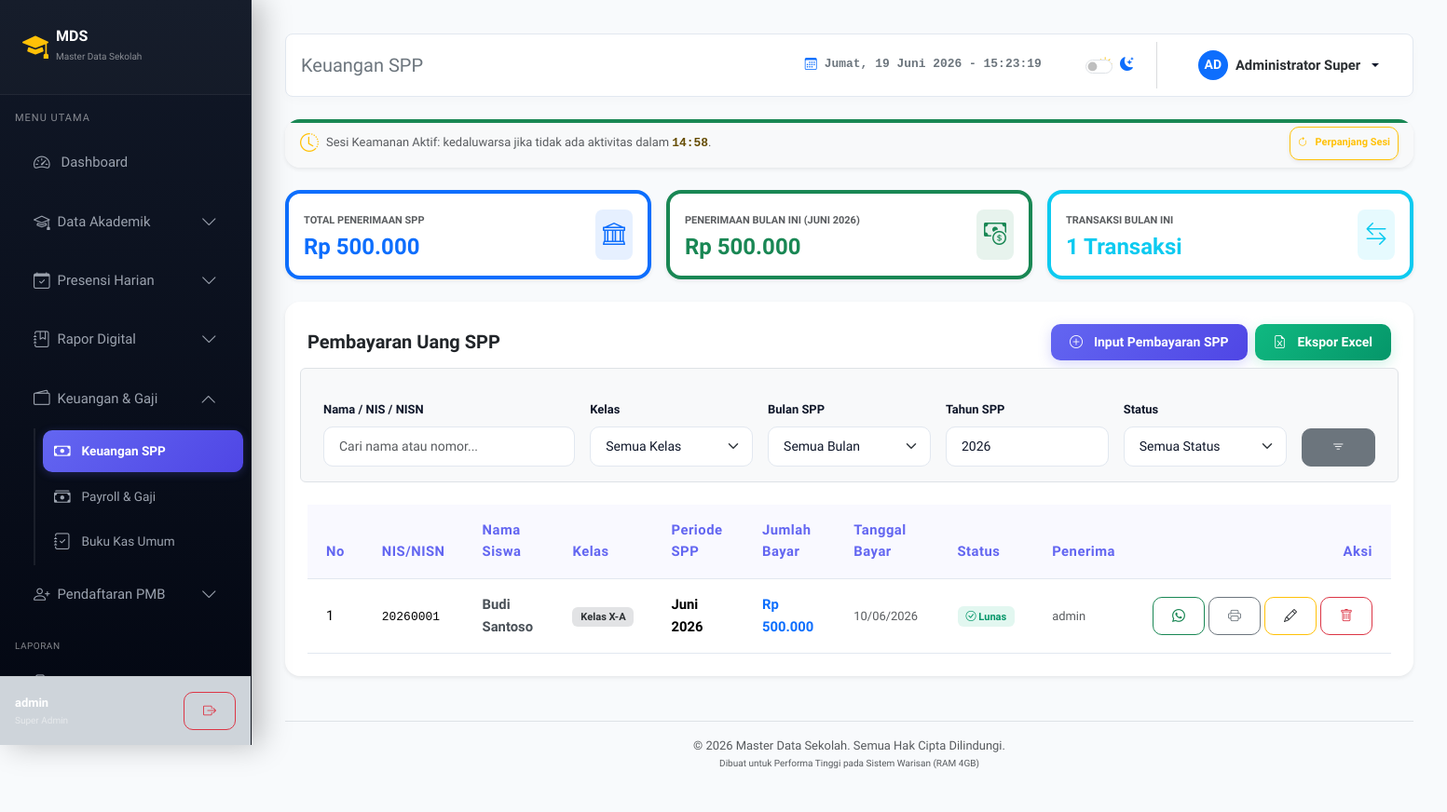
/spp/index.php (signed in), run on the app's committed database.
### tables this page shows
CREATE TABLE IF NOT EXISTS `spp_pembayaran` (
  `id` INT AUTO_INCREMENT PRIMARY KEY,
  `siswa_id` INT NOT NULL,
  `bulan` INT NOT NULL,
  `tahun` INT NOT NULL,
  `jumlah_bayar` DECIMAL(12,2) NOT NULL DEFAULT 0.00,
  `tanggal_bayar` DATE NOT NULL,
  `status_bayar` ENUM('Belum Lunas', 'Lunas') NOT NULL DEFAULT 'Belum Lunas',
  `penerima_oleh` VARCHAR(100) DEFAULT NULL,
  `catatan` TEXT DEFAULT NULL,
  `invoice_token` VARCHAR(64) UNIQUE DEFAULT NULL,
  `created_at` TIMESTAMP DEFAULT CURRENT_TIMESTAMP,
  FOREIGN KEY (`siswa_id`) REFERENCES `siswa`(`id`) ON DELETE CASCADE,
  UNIQUE KEY `idx_siswa_spp_periode` (`siswa_id`, `bulan`, `tahun`)
);

CREATE TABLE IF NOT EXISTS `siswa` (
  `id` INT AUTO_INCREMENT PRIMARY KEY,
  `nis` VARCHAR(20) NOT NULL UNIQUE,
  `nisn` VARCHAR(20) NOT NULL UNIQUE,
  `nama` VARCHAR(100) NOT NULL,
  `jenis_kelamin` ENUM('L', 'P') NOT NULL,
  `tempat_lahir` VARCHAR(50) NOT NULL,
  `tanggal_lahir` DATE NOT NULL,
  `alamat` TEXT NOT NULL,
  `agama` VARCHAR(30) NOT NULL,
  `kelas_id` INT DEFAULT NULL,
  `tahun_masuk` INT NOT NULL,
  `no_hp` VARCHAR(20) NOT NULL,
  `email` VARCHAR(100) NOT NULL,
  `nama_ayah` VARCHAR(100) NOT NULL,
  `nama_ibu` VARCHAR(100) NOT NULL,
  `pekerjaan_ayah` VARCHAR(100) DEFAULT NULL,
  `pekerjaan_ibu` VARCHAR(100) DEFAULT NULL,
  `no_hp_ortu` VARCHAR(20) DEFAULT NULL,
  `alamat_ortu` TEXT DEFAULT NULL,
  `nik_ayah` VARCHAR(20) DEFAULT NULL,
  `nik_ibu` VARCHAR(20) DEFAULT NULL,
  `foto` VARCHAR(255) DEFAULT NULL,
  `created_at` TIMESTAMP DEFAULT CURRENT_TIMESTAMP,
  FOREIGN KEY (`kelas_id`) REFERENCES `kelas`(`id`) ON DELETE SET NULL ON UPDATE CASCADE
);

CREATE TABLE IF NOT EXISTS `kelas` (
  `id` INT AUTO_INCREMENT PRIMARY KEY,
  `nama_kelas` VARCHAR(50) NOT NULL UNIQUE,
  `tarif_spp` DECIMAL(12,2) NOT NULL DEFAULT 500000.00
);

### includes/auth_check.php (called while the page is built, shortened)
<?php
function hasPermission($allowedRoles) {
    return in_array($_SESSION['role'], $allowedRoles);
}
?>

### config/db.php (called while the page is built, shortened)
<?php
$app_key = $_ENV['APP_KEY'] ?? 'default_secret_key_123456789012';
function encryptId($id) {
    global $app_key;
    $iv = substr(hash('sha256', $app_key), 0, 16);
    $encrypted = openssl_encrypt((string)$id, 'AES-128-CBC', $app_key, OPENSSL_RAW_DATA, $iv);
    return bin2hex($encrypted);
}
?>

### spp/index.php (the view, shortened to what this page needs)
<?php
$path_prefix = '../';
require_once $path_prefix . 'config/db.php';
require_once $path_prefix . 'includes/auth_check.php';
$is_admin_or_op = hasPermission(['super_admin', 'operator']);
$search = trim($_GET['search'] ?? '');
$kelas_id = $_GET['kelas_id'] ?? '';
$bulan = $_GET['bulan'] ?? '';
$tahun = $_GET['tahun'] ?? date('Y');
$status = $_GET['status'] ?? '';
$query = "
    SELECT s.id AS spp_id, s.bulan, s.tahun, s.jumlah_bayar, s.tanggal_bayar, s.status_bayar, s.penerima_oleh, s.catatan, s.invoice_token,
           sw.nama AS nama_siswa, sw.nis, sw.nisn, sw.no_hp, sw.no_hp_ortu, k.nama_kelas, k.tarif_spp
    FROM spp_pembayaran s
    JOIN siswa sw ON s.siswa_id = sw.id
    LEFT JOIN kelas k ON sw.kelas_id = k.id
    WHERE 1=1
";
$params = [];
if (!empty($tahun)) {
    $query .= " AND s.tahun = ?";
    $params[] = (int)$tahun;
}
$query .= " ORDER BY s.tanggal_bayar DESC, s.id DESC";
try {
    $stmt = $pdo->prepare($query);
    $stmt->execute($params);
    $payments = $stmt->fetchAll();
    $curr_month = (int)date('m');
    $curr_year = (int)date('Y');
    $stmt_stats = $pdo->prepare("SELECT SUM(jumlah_bayar) AS total FROM spp_pembayaran WHERE status_bayar = 'Lunas'");
    $stmt_stats->execute();
    $total_all_revenue = $stmt_stats->fetch()['total'] ?? 0;
    $stmt_stats_month = $pdo->prepare("SELECT SUM(jumlah_bayar) AS total FROM spp_pembayaran WHERE bulan = ? AND tahun = ? AND status_bayar = 'Lunas'");
    $stmt_stats_month->execute([$curr_month, $curr_year]);
    $total_monthly_revenue = $stmt_stats_month->fetch()['total'] ?? 0;
    $stmt_count_month = $pdo->prepare("SELECT COUNT(*) AS total FROM spp_pembayaran WHERE bulan = ? AND tahun = ?");
    $stmt_count_month->execute([$curr_month, $curr_year]);
    $count_monthly_transactions = $stmt_count_month->fetch()['total'] ?? 0;
    $settings = $pdo->query("SELECT * FROM pengaturan WHERE id = 1")->fetch();
} catch (PDOException $e) {
    $_SESSION['error_message'] = 'Gagal memuat data SPP: ' . $e->getMessage();
    $payments = [];
    $classes = [];
    $total_all_revenue = 0;
    $total_monthly_revenue = 0;
    $count_monthly_transactions = 0;
}
$month_names = [
    1 => 'Januari', 2 => 'Februari', 3 => 'Maret', 4 => 'April', 5 => 'Mei', 6 => 'Juni',
    7 => 'Juli', 8 => 'Agustus', 9 => 'September', 10 => 'Oktober', 11 => 'November', 12 => 'Desember'
];
include $path_prefix . 'includes/header.php';
?>
<div class="row g-3 mb-4">
    <div class="col-12 col-md-4">
        <div class="card stat-card border-start border-primary border-4 shadow-sm">
            <div class="card-body p-3 d-flex align-items-center justify-content-between">
                <div>
                    <span class="text-muted small fw-semibold text-uppercase" style="font-size: 11px;">Total Penerimaan SPP</span>
                    <h4 class="mt-1 mb-0 fw-bold text-primary">Rp <?php echo number_format($total_all_revenue, 0, ',', '.'); ?></h4>
                </div>
                <div class="bg-primary bg-opacity-10 text-primary rounded-3 p-2">
                    <i class="bi bi-bank fs-4"></i>
                </div>
            </div>
        </div>
    </div>
    <div class="col-12 col-md-4">
        <div class="card stat-card border-start border-success border-4 shadow-sm">
            <div class="card-body p-3 d-flex align-items-center justify-content-between">
                <div>
                    <span class="text-muted small fw-semibold text-uppercase" style="font-size: 11px;">Penerimaan Bulan Ini (<?php echo $month_names[$curr_month] . ' ' . $curr_year; ?>)</span>
                    <h4 class="mt-1 mb-0 fw-bold text-success">Rp <?php echo number_format($total_monthly_revenue, 0, ',', '.'); ?></h4>
                </div>
                <div class="bg-success bg-opacity-10 text-success rounded-3 p-2">
                    <i class="bi bi-cash-coin fs-4"></i>
                </div>
            </div>
        </div>
    </div>
    <div class="col-12 col-md-4">
        <div class="card stat-card border-start border-info border-4 shadow-sm">
            <div class="card-body p-3 d-flex align-items-center justify-content-between">
                <div>
                    <span class="text-muted small fw-semibold text-uppercase" style="font-size: 11px;">Transaksi Bulan Ini</span>
                    <h4 class="mt-1 mb-0 fw-bold text-info"><?php echo number_format($count_monthly_transactions); ?> Transaksi</h4>
                </div>
                <div class="bg-info bg-opacity-10 text-info rounded-3 p-2">
                    <i class="bi bi-arrow-left-right fs-4"></i>
                </div>
            </div>
        </div>
    </div>
</div>
<div class="card shadow-sm border-0 mb-4">
    <div class="card-header bg-transparent border-0 pt-4 px-4 pb-0 d-flex flex-column flex-md-row justify-content-between align-items-md-center gap-3">
        <h5 class="fw-bold mb-0">Pembayaran Uang SPP</h5>
        <div class="d-flex gap-2">
            <?php if ($is_admin_or_op): ?>
                <a href="create.php" class="btn btn-primary btn-sm fw-bold"><i class="bi bi-plus-circle me-1"></i> Input Pembayaran SPP</a>
            <?php endif; ?>
            <a href="export_excel.php?search=<?php echo urlencode($search); ?>&kelas_id=<?php echo urlencode($kelas_id); ?>&bulan=<?php echo urlencode($bulan); ?>&tahun=<?php echo urlencode($tahun); ?>&status=<?php echo urlencode($status); ?>" class="btn btn-success btn-sm fw-bold"><i class="bi bi-file-earmark-excel me-1"></i> Ekspor Excel</a>
        </div>
    </div>
    <div class="card-body p-4">
        <form method="GET" action="" class="row g-3 mb-4 bg-light p-3 rounded border">
            <div class="col-12 col-md-3">
                <label for="search" class="form-label small fw-semibold">Nama / NIS / NISN</label>
                <input type="text" class="form-control form-control-sm" id="search" name="search" placeholder="Cari nama atau nomor..." value="<?php echo htmlspecialchars($search); ?>">
            </div>
            <div class="col-12 col-md-2">
                <label for="kelas_id" class="form-label small fw-semibold">Kelas</label>
                <select class="form-select form-select-sm" id="kelas_id" name="kelas_id">
                    <option value="">Semua Kelas</option>
                </select>
            </div>
            <div class="col-12 col-md-2">
                <label for="bulan" class="form-label small fw-semibold">Bulan SPP</label>
                <select class="form-select form-select-sm" id="bulan" name="bulan">
                    <option value="">Semua Bulan</option>
                </select>
            </div>
            <div class="col-12 col-md-2">
                <label for="tahun" class="form-label small fw-semibold">Tahun SPP</label>
                <input type="number" class="form-control form-control-sm" id="tahun" name="tahun" value="<?php echo htmlspecialchars($tahun); ?>" placeholder="Contoh: 2026">
            </div>
            <div class="col-12 col-md-2">
                <label for="status" class="form-label small fw-semibold">Status</label>
                <select class="form-select form-select-sm" id="status" name="status">
                    <option value="">Semua Status</option>
                </select>
            </div>
            <div class="col-12 col-md-1 d-flex align-items-end">
                <button type="submit" class="btn btn-secondary btn-sm w-100 fw-bold"><i class="bi bi-filter"></i></button>
            </div>
        </form>
        <div class="table-responsive">
            <table class="table table-hover align-middle mb-0">
                <thead class="table-light">
                    <tr>
                        <th style="width: 50px;">No</th>
                        <th>NIS/NISN</th>
                        <th>Nama Siswa</th>
                        <th>Kelas</th>
                        <th>Periode SPP</th>
                        <th>Jumlah Bayar</th>
                        <th>Tanggal Bayar</th>
                        <th>Status</th>
                        <th>Penerima</th>
                        <th class="text-end" style="width: 180px;">Aksi</th>
                    </tr>
                </thead>
                <tbody>
                    <?php if (empty($payments)): ?>
                        <tr>
                            <td colspan="10" class="text-center py-4 text-muted">Tidak ditemukan data pembayaran SPP.</td>
                        </tr>
                    <?php else: ?>
                        <?php
                        $no = 1;
                        foreach ($payments as $p):
                        ?>
                            <tr>
                                <td><?php echo $no++; ?></td>
                                <td>
                                    <span class="font-monospace small"><?php echo htmlspecialchars($p['nis']); ?></span>
                                </td>
                                <td>
                                    <span class="fw-bold text-dark-emphasis"><?php echo htmlspecialchars($p['nama_siswa']); ?></span>
                                </td>
                                <td>
                                    <span class="badge bg-secondary-subtle text-secondary-emphasis">
                                        <?php echo htmlspecialchars($p['nama_kelas'] ?? 'Belum Diatur'); ?>
                                    </span>
                                </td>
                                <td>
                                    <span class="fw-semibold"><?php echo $month_names[$p['bulan']] . ' ' . $p['tahun']; ?></span>
                                </td>
                                <td>
                                    <span class="fw-semibold text-primary">Rp <?php echo number_format($p['jumlah_bayar'], 0, ',', '.'); ?></span>
                                </td>
                                <td>
                                    <span class="small text-muted"><?php echo date('d/m/Y', strtotime($p['tanggal_bayar'])); ?></span>
                                </td>
                                <td>
                                    <?php if ($p['status_bayar'] === 'Lunas'): ?>
                                        <span class="badge bg-success-subtle text-success-emphasis"><i class="bi bi-check-circle"></i> Lunas</span>
                                    <?php else: ?>
                                        <span class="badge bg-warning-subtle text-warning-emphasis"><i class="bi bi-clock"></i> Belum Lunas</span>
                                    <?php endif; ?>
                                </td>
                                <td>
                                    <span class="small text-muted"><?php echo htmlspecialchars($p['penerima_oleh'] ?? '-'); ?></span>
                                </td>
                                <td class="text-end">
                                    <div class="d-flex justify-content-end gap-1">
                                        <?php
                                        $phone = $p['no_hp_ortu'] ?: $p['no_hp'];
                                        $phone_clean = preg_replace('/[^0-9]/', '', $phone);
                                        if (strpos($phone_clean, '0') === 0) {
                                            $phone_clean = '62' . substr($phone_clean, 1);
                                        }
                                        $protocol = (!empty($_SERVER['HTTPS']) && $_SERVER['HTTPS'] !== 'off' || $_SERVER['SERVER_PORT'] == 443) ? "https://" : "http://";
                                        $host = $_SERVER['HTTP_HOST'];
                                        $invoice_url = $protocol . $host . dirname($_SERVER['PHP_SELF']) . '/invoice.php?token=' . ($p['invoice_token'] ?? '');
                                        $wa_text = "Halo Bapak/Ibu Orang Tua/Wali dari " . $p['nama_siswa'] . ".\n\nBerikut adalah info tagihan SPP untuk periode " . $month_names[$p['bulan']] . " " . $p['tahun'] . " sebesar *Rp " . number_format($p['jumlah_bayar'], 0, ',', '.') . "*.\n\nPembayaran dapat ditransfer ke rekening:\nBank: " . ($settings['nama_bank'] ?? '-') . "\nNomor Rekening: " . ($settings['nomor_rekening'] ?? '-') . "\na.n. " . ($settings['nama_rekening'] ?? '-') . "\n\nDetail tagihan online:\n" . $invoice_url;
                                        $wa_link = "https://api.whatsapp.com/send?phone=" . urlencode($phone_clean) . "&text=" . urlencode($wa_text);
                                        ?>
                                        <a href="<?php echo $wa_link; ?>" target="_blank" class="btn btn-sm btn-outline-success" title="Kirim WA Orang Tua">
                                            <i class="bi bi-whatsapp"></i>
                                        </a>
                                        <a href="print.php?id=<?php echo encryptId($p['spp_id']); ?>" target="_blank" class="btn btn-sm btn-outline-secondary" title="Cetak Kuitansi">
                                            <i class="bi bi-printer"></i>
                                        </a>
                                        <?php if ($is_admin_or_op): ?>
                                            <a href="edit.php?id=<?php echo encryptId($p['spp_id']); ?>" class="btn btn-sm btn-outline-warning text-dark border-warning" title="Edit Transaksi">
                                                <i class="bi bi-pencil"></i>
                                            </a>
                                            <a href="delete.php?id=<?php echo encryptId($p['spp_id']); ?>&csrf_token=<?php echo $_SESSION['csrf_token'] ?? ''; ?>" class="btn btn-sm btn-outline-danger" onclick="return confirm('Apakah Anda yakin ingin menghapus catatan pembayaran SPP ini?')" title="Hapus Transaksi">
                                                <i class="bi bi-trash"></i>
                                            </a>
                                        <?php endif; ?>
                                    </div>
                                </td>
                            </tr>
                        <?php endforeach; ?>
                    <?php endif; ?>
                </tbody>
            </table>
        </div>
    </div>
</div>
<?php include $path_prefix . 'includes/footer.php'; ?>

### data on the page
spp_pembayaran: siswa.nis "20260001", siswa.nama "Budi Santoso", kelas.nama_kelas "Kelas X-A", bulan "Juni", tahun "2026", jumlah_bayar "500.000", tanggal_bayar "10/06/2026", status_bayar "Lunas" (drawn), penerima_oleh "admin"

### other printed values
$_SESSION['username'] "admin"
$role_labels[$role] "Super Admin"
$page_title "Keuangan SPP"
substr($name, 0, 2) "AD"
$name "Administrator Super"
$total_all_revenue "500.000"
$total_monthly_revenue "500.000"
$count_monthly_transactions "1"
